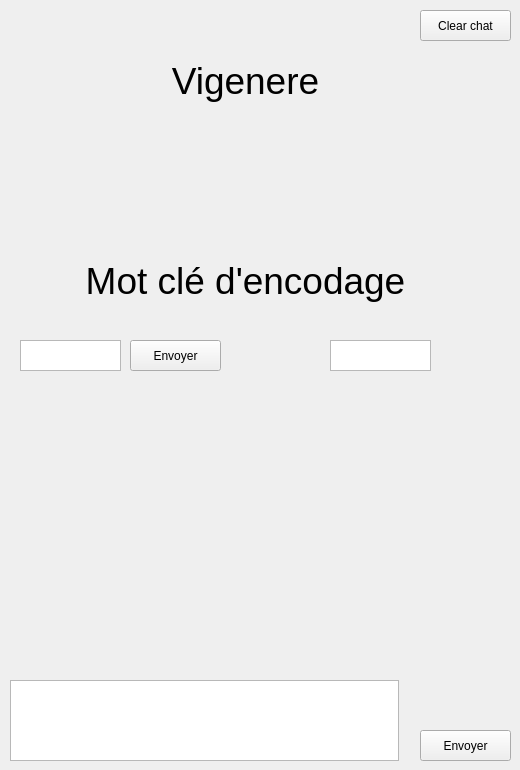
          <widget class="QWidget" name="tab_vigenere">
           <attribute name="title">
            <string>Vigenere</string>
           </attribute>
           <widget class="QPlainTextEdit" name="plainTextEdit_vigenere">
            <property name="geometry">
             <rect>
              <x>10</x>
              <y>680</y>
              <width>389</width>
              <height>81</height>
             </rect>
            </property>
           </widget>
           <widget class="QPushButton" name="pushButton_vigenere">
            <property name="geometry">
             <rect>
              <x>420</x>
              <y>730</y>
              <width>91</width>
              <height>31</height>
             </rect>
            </property>
            <property name="text">
             <string>Envoyer</string>
            </property>
           </widget>
           <widget class="QPlainTextEdit" name="plainTextEdit_vigenere_key">
            <property name="geometry">
             <rect>
              <x>20</x>
              <y>340</y>
              <width>101</width>
              <height>31</height>
             </rect>
            </property>
           </widget>
           <widget class="QPushButton" name="pushButton_vigenere_key">
            <property name="geometry">
             <rect>
              <x>130</x>
              <y>340</y>
              <width>91</width>
              <height>31</height>
             </rect>
            </property>
            <property name="text">
             <string>Envoyer</string>
            </property>
           </widget>
           <widget class="QLabel" name="label_9">
            <property name="geometry">
             <rect>
              <x>60</x>
              <y>250</y>
              <width>371</width>
              <height>61</height>
             </rect>
            </property>
            <property name="font">
             <font>
              <pointsize>28</pointsize>
             </font>
            </property>
            <property name="text">
             <string>Mot clé d'encodage</string>
            </property>
            <property name="scaledContents">
             <bool>true</bool>
            </property>
            <property name="alignment">
             <set>Qt::AlignCenter</set>
            </property>
           </widget>
           <widget class="QTextBrowser" name="textBrowser_vigenere_key">
            <property name="geometry">
             <rect>
              <x>330</x>
              <y>340</y>
              <width>101</width>
              <height>31</height>
             </rect>
            </property>
           </widget>
           <widget class="QLabel" name="label_10">
            <property name="geometry">
             <rect>
              <x>130</x>
              <y>20</y>
              <width>231</width>
              <height>121</height>
             </rect>
            </property>
            <property name="font">
             <font>
              <pointsize>28</pointsize>
             </font>
            </property>
            <property name="text">
             <string>Vigenere</string>
            </property>
            <property name="scaledContents">
             <bool>true</bool>
            </property>
            <property name="alignment">
             <set>Qt::AlignCenter</set>
            </property>
           </widget>
           <widget class="QPushButton" name="pushButton_clear_2">
            <property name="geometry">
             <rect>
              <x>420</x>
              <y>10</y>
              <width>91</width>
              <height>31</height>
             </rect>
            </property>
            <property name="text">
             <string>Clear chat</string>
            </property>
           </widget>
          </widget>
